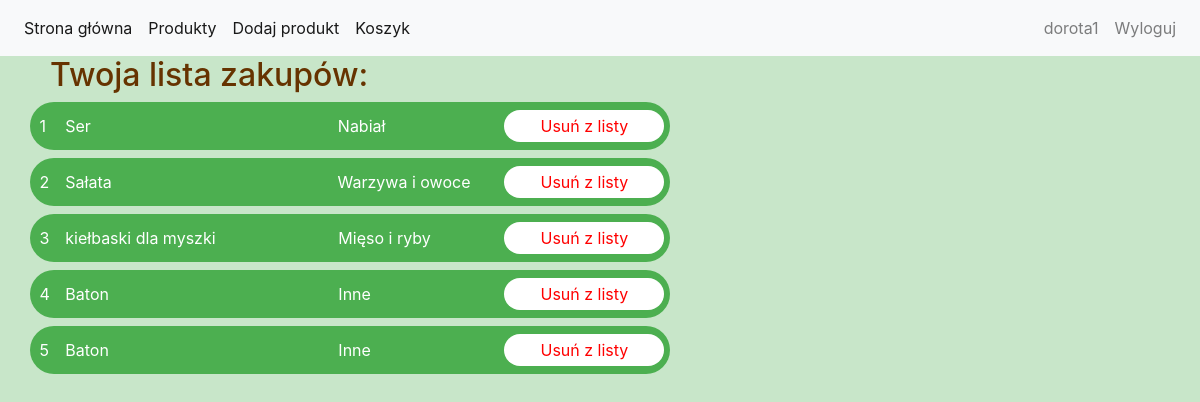
/cart/ (signed in), run on an earlier commit of the app's database.
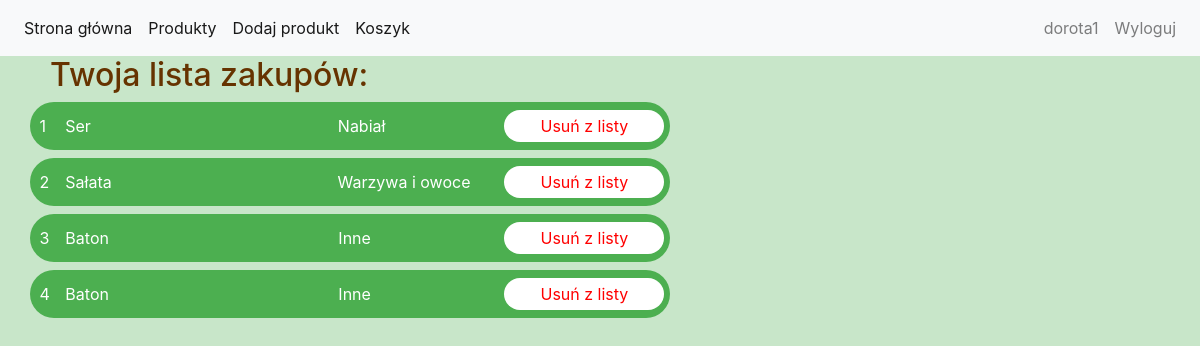
And on a later commit of the database.
### project_app/models.py (models this page shows, shortened)
class Cart(models.Model):
    id = models.AutoField(primary_key=True)
    user = models.ForeignKey(User, on_delete=models.CASCADE, default=0)
    product = models.ForeignKey(Product, on_delete=models.CASCADE, default=0)

class Product(models.Model):
    id = models.AutoField(primary_key=True)
    product_name = models.TextField(default = 0, max_length=20)
    category = models.ForeignKey(Category, on_delete=models.CASCADE)
    user_id = models.ForeignKey(User, on_delete=models.CASCADE, default = 0)
    create_date = models.DateTimeField(default=timezone.now)

class Category(models.Model):
    id = models.AutoField(primary_key=True)
    category_name = models.TextField(default = 0)
    def __str__(self):
        return f'{self.category_name}'

### project_app/views.py (the view)
# urls.py: path('cart/', cart_view, name='cart'),
@login_required
def cart_view(request):
    prod = Cart.objects.order_by('product__category').filter(user=request.user)
    context = {'product': prod}
    return render(request, "cart.html", context)

### templates/cart.html (shortened to what this page needs)
{% extends 'base_logged.html' %}
{% load static %}
{% block content %}
<body class="background-color">
<h2 style="margin-left: 50px">Twoja lista zakupów:</h2>
<form action="/delete_from_cart/" method="post">
        {% for i in product %}
            <div class="product_list" style="margin-left: 30px">
                            <center>
                                <table border="0" cellpadding="4">
                                    <tr>
                                        <td width="30" style="padding-left: 8px">{{ forloop.counter }}</td>
                                        <td width="280">{{ i.product.product_name }}</td>
                                        <td width="170">{{ i.product.category }}</td>
                                        <td><button class="product_list_button" type="submit" name="product" value="{{i.product.id}}">Usuń z listy</button> </td>
                                    </tr>
                                </table>
                            </center>
            </div>
        {% endfor %}
</form>
</body>
{% endblock %}

What changed in the data, as far as the page shows it:
removed Cart: product.product_name "kiełbaski dla myszki", product.category "Mięso i ryby"
